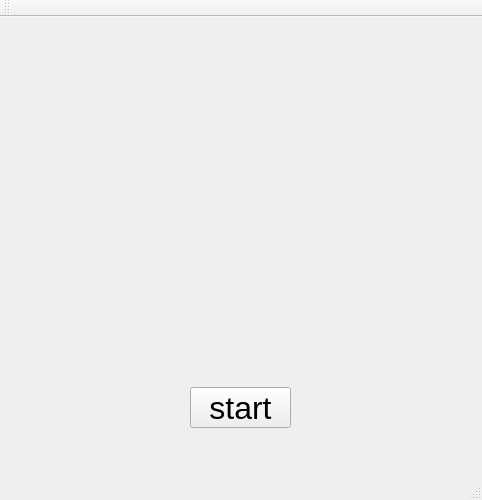
<?xml version="1.0" encoding="UTF-8"?>
<ui version="4.0">
 <class>MainWindow</class>
 <widget class="QMainWindow" name="MainWindow">
  <property name="geometry">
   <rect>
    <x>0</x>
    <y>0</y>
    <width>482</width>
    <height>500</height>
   </rect>
  </property>
  <property name="windowTitle">
   <string>MainWindow</string>
  </property>
  <widget class="QWidget" name="centralWidget">
   <widget class="QLabel" name="label">
    <property name="geometry">
     <rect>
      <x>40</x>
      <y>20</y>
      <width>381</width>
      <height>241</height>
     </rect>
    </property>
    <property name="font">
     <font>
      <pointsize>48</pointsize>
     </font>
    </property>
    <property name="text">
     <string/>
    </property>
    <property name="pixmap">
     <pixmap resource="pic.qrc">:/pic/11350249_929365817084090_2019942258_n.jpg</pixmap>
    </property>
   </widget>
   <widget class="QPushButton" name="pushButton">
    <property name="geometry">
     <rect>
      <x>190</x>
      <y>370</y>
      <width>101</width>
      <height>41</height>
     </rect>
    </property>
    <property name="font">
     <font>
      <pointsize>24</pointsize>
     </font>
    </property>
    <property name="text">
     <string>start</string>
    </property>
   </widget>
  </widget>
  <widget class="QMenuBar" name="menuBar">
   <property name="geometry">
    <rect>
     <x>0</x>
     <y>0</y>
     <width>482</width>
     <height>28</height>
    </rect>
   </property>
  </widget>
  <widget class="QToolBar" name="mainToolBar">
   <attribute name="toolBarArea">
    <enum>TopToolBarArea</enum>
   </attribute>
   <attribute name="toolBarBreak">
    <bool>false</bool>
   </attribute>
  </widget>
  <widget class="QStatusBar" name="statusBar"/>
 </widget>
 <layoutdefault spacing="6" margin="11"/>
 <resources>
  <include location="pic.qrc"/>
 </resources>
 <connections/>
</ui>
